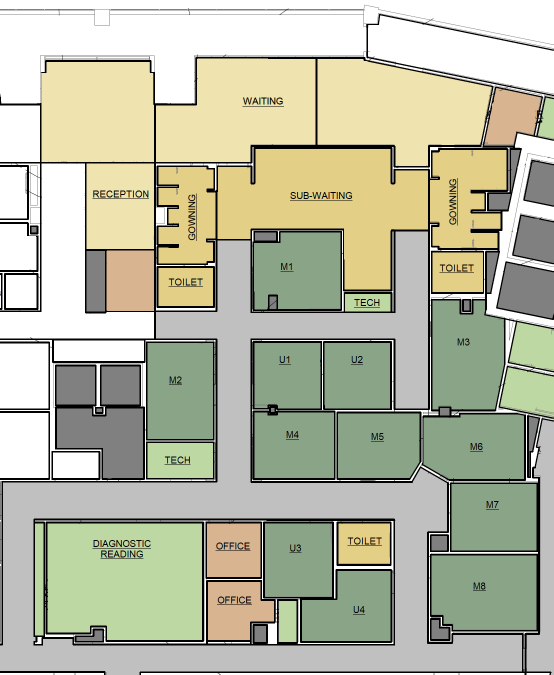
%> input picture nolines.png, 1107 x 1349 px (shown at 1/2 size)
$ octave --eval "mapFloor_BI_PIstatus;"   (GNU Octave 9; MATLAB toolbox functions it lacks are replaced by stand-ins)
%> lines starting %> are read from the running program, lines starting %| are printed output that depends on the picture
function mapFloor_BI_PIstatus()
% The purpose of this function is to map the current floor plan setup
% of raspberry pis and ble static waypoints and then evaluate the accuracy
% visually by plotting the derived beacon locations

global sampleSize plotBCNs savePositionImage
global plotErrorCircles pixelFactor
global locPiOne locPiTwo locPiThree...
       locPiFour locPiFive locPiSix
global PiOne PiTwo PiThree PiFour PiFive PiSix
global savePositionImage


figure(10)
hold on
BIFP = imread('nolines.png');
%> BIFP is the input picture: size 1349x1107x3 uint8; mean R, G, B 184.5, 186.8, 164.2
BIFP = 1.4* flipud(BIFP);
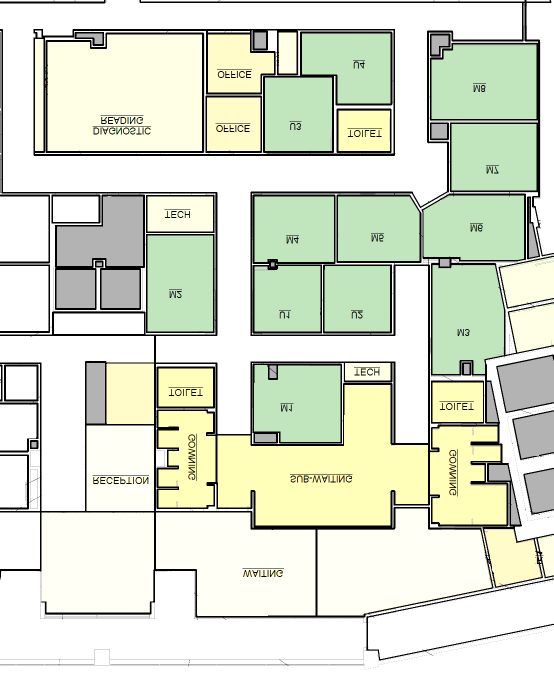
%> BIFP: size 1349x1107x3 uint8 (shown at 1/2 size); mean R, G, B 217.9, 224.5, 206.5
[X,Y,Z] = size(BIFP);
%> X = 1349; Y = 1107; Z = 3
image(BIFP)

set(gca,'YDir','normal');
set(gcf,'Units','pixels','Position',[570 150 0.5*X 0.7*Y]);
axis image
xlim([0,1100])
ylim([0,1250])

line([0,0],[0,1250],'LineWidth',4,'Color','k')
line([0,1100],[1250,1250],'LineWidth',4,'Color','k')
line([1100,1100],[1250,0],'LineWidth',4,'Color','k')
line([0,1100],[0,0],'LineWidth',4,'Color','k')

% Plotting the PIs
a = 200;
dx = -pixelFactor*25;
dy = -pixelFactor*35;

if(PiOne)
    P1C = [35 220 14] ./ 255;
else
    P1C = 'r';
end

if(PiTwo)
    P2C = [35 220 14] ./ 255;
else
    P2C = 'r';
end

if(PiThree)
    P3C = [35 220 14] ./ 255;
else
    P3C = 'r';
end

if(PiFour)
    P4C = [35 220 14] ./ 255;
else
    P4C = 'r';
end

if(PiFive)
    P5C = [35 220 14] ./ 255;
else
    P5C = 'r';
end

if(PiSix)
    P6C = [35 220 14] ./ 255;
else
    P6C = 'r';
end

PIlineWidth = 2;

dx = -pixelFactor*25;
dy = -pixelFactor*35;

SP1 = scatter(pixelFactor*locPiOne(1),pixelFactor*locPiOne(2),a,'s','filled','MarkerFaceColor',P1C,'MarkerEdgeColor','k','LineWidth',PIlineWidth);
%> (this line was passed over: scatter is not available in this run)
text(pixelFactor*locPiOne(1)-pixelFactor*25,pixelFactor*locPiOne(2)+pixelFactor*35,'PI1','FontWeight','bold')
%> (this line was passed over: text is not available in this run)

scatter(pixelFactor*locPiTwo(1),pixelFactor*locPiTwo(2),a,'s','filled','MarkerFaceColor',P2C,'MarkerEdgeColor','k','LineWidth',PIlineWidth);
%> (this line was passed over: scatter is not available in this run)
text(pixelFactor*locPiTwo(1)-pixelFactor*25,pixelFactor*locPiTwo(2)-pixelFactor*35,'PI2','FontWeight','bold')
%> (this line was passed over: text is not available in this run)

scatter(pixelFactor*locPiThree(1),pixelFactor*locPiThree(2),a,'s','filled','MarkerFaceColor',P3C,'MarkerEdgeColor','k','LineWidth',PIlineWidth);
%> (this line was passed over: scatter is not available in this run)
text(pixelFactor*locPiThree(1)+pixelFactor*20,pixelFactor*locPiThree(2)+pixelFactor*35,'PI3','FontWeight','bold')
%> (this line was passed over: text is not available in this run)
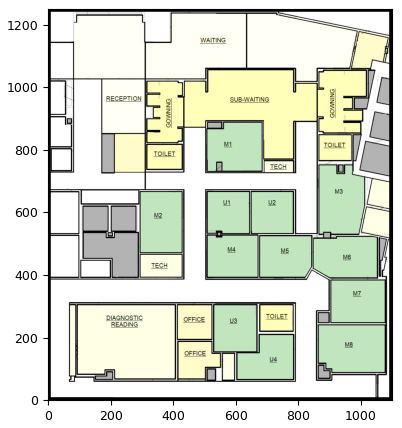
%> figure redrawn from the program's plot data

%> (the run ends here)
